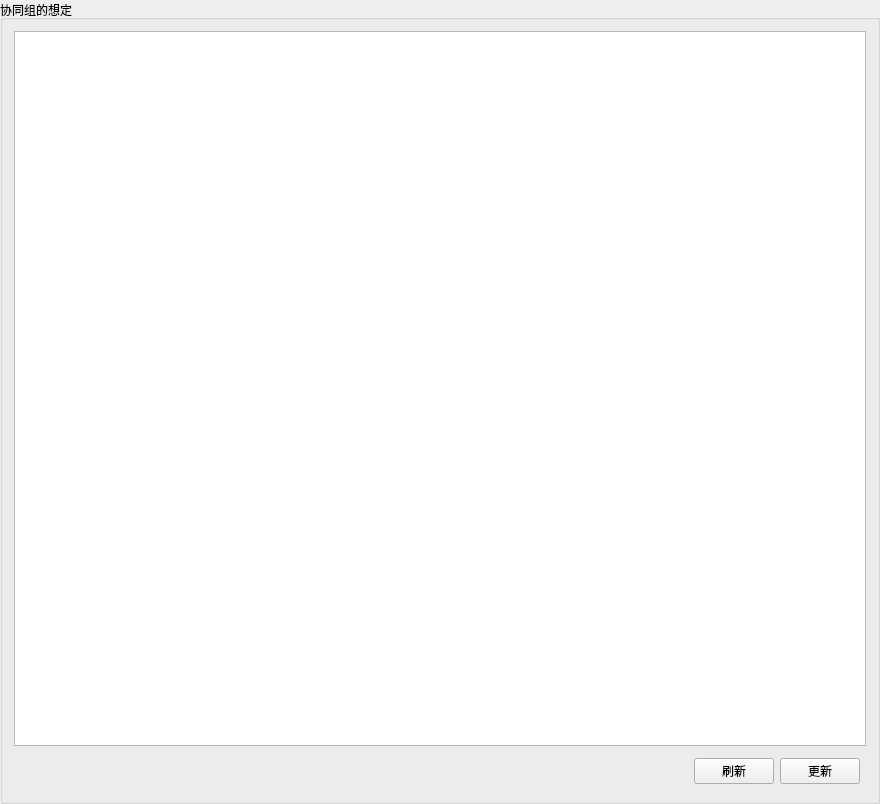
<?xml version="1.0" encoding="UTF-8"?>
<ui version="4.0">
 <class>MYUpdateDataWidget</class>
 <widget class="QWidget" name="MYUpdateDataWidget">
  <property name="geometry">
   <rect>
    <x>0</x>
    <y>0</y>
    <width>880</width>
    <height>804</height>
   </rect>
  </property>
  <property name="windowTitle">
   <string>MYUpdateDataWidget</string>
  </property>
  <layout class="QGridLayout" name="gridLayout">
   <property name="leftMargin">
    <number>0</number>
   </property>
   <property name="topMargin">
    <number>0</number>
   </property>
   <property name="rightMargin">
    <number>0</number>
   </property>
   <property name="bottomMargin">
    <number>0</number>
   </property>
   <property name="spacing">
    <number>6</number>
   </property>
   <item row="0" column="0">
    <widget class="QGroupBox" name="groupBox">
     <property name="title">
      <string>协同组的想定</string>
     </property>
     <layout class="QVBoxLayout" name="verticalLayout">
      <item>
       <layout class="QHBoxLayout" name="horizontalLayout"/>
      </item>
      <item>
       <widget class="QTreeView" name="treeView">
        <property name="contextMenuPolicy">
         <enum>Qt::CustomContextMenu</enum>
        </property>
        <property name="alternatingRowColors">
         <bool>true</bool>
        </property>
       </widget>
      </item>
      <item>
       <widget class="QWidget" name="widget" native="true">
        <layout class="QHBoxLayout" name="horizontalLayout_2">
         <property name="leftMargin">
          <number>6</number>
         </property>
         <property name="topMargin">
          <number>6</number>
         </property>
         <property name="rightMargin">
          <number>6</number>
         </property>
         <property name="bottomMargin">
          <number>6</number>
         </property>
         <item>
          <spacer name="horizontalSpacer">
           <property name="orientation">
            <enum>Qt::Horizontal</enum>
           </property>
           <property name="sizeHint" stdset="0">
            <size>
             <width>40</width>
             <height>20</height>
            </size>
           </property>
          </spacer>
         </item>
         <item>
          <widget class="QPushButton" name="pushButton_Refresh">
           <property name="text">
            <string>刷新</string>
           </property>
          </widget>
         </item>
         <item>
          <widget class="QPushButton" name="pushButton_Update">
           <property name="text">
            <string>更新</string>
           </property>
          </widget>
         </item>
        </layout>
       </widget>
      </item>
     </layout>
    </widget>
   </item>
  </layout>
 </widget>
 <layoutdefault spacing="6" margin="11"/>
 <resources/>
 <connections/>
</ui>
